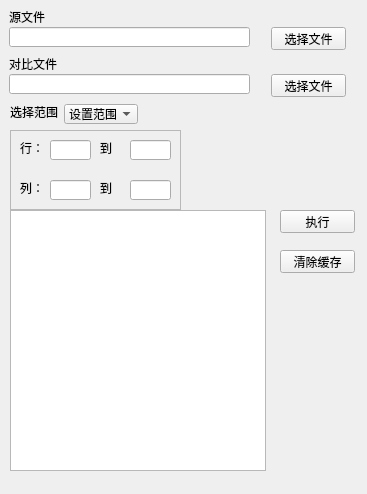
<?xml version="1.0" encoding="UTF-8"?>
<ui version="4.0">
 <class>Form</class>
 <widget class="QWidget" name="Form">
  <property name="enabled">
   <bool>true</bool>
  </property>
  <property name="geometry">
   <rect>
    <x>0</x>
    <y>0</y>
    <width>367</width>
    <height>494</height>
   </rect>
  </property>
  <property name="minimumSize">
   <size>
    <width>367</width>
    <height>494</height>
   </size>
  </property>
  <property name="maximumSize">
   <size>
    <width>367</width>
    <height>494</height>
   </size>
  </property>
  <property name="windowTitle">
   <string>比较Excel工具</string>
  </property>
  <property name="inputMethodHints">
   <set>Qt::ImhNone</set>
  </property>
  <widget class="QLineEdit" name="lineEdit">
   <property name="geometry">
    <rect>
     <x>9</x>
     <y>27</y>
     <width>241</width>
     <height>20</height>
    </rect>
   </property>
  </widget>
  <widget class="QLineEdit" name="lineEdit_2">
   <property name="geometry">
    <rect>
     <x>9</x>
     <y>74</y>
     <width>241</width>
     <height>20</height>
    </rect>
   </property>
  </widget>
  <widget class="QTextBrowser" name="textBrowser">
   <property name="geometry">
    <rect>
     <x>10</x>
     <y>210</y>
     <width>256</width>
     <height>261</height>
    </rect>
   </property>
  </widget>
  <widget class="QPushButton" name="pushButton">
   <property name="geometry">
    <rect>
     <x>271</x>
     <y>27</y>
     <width>75</width>
     <height>23</height>
    </rect>
   </property>
   <property name="text">
    <string>选择文件</string>
   </property>
  </widget>
  <widget class="QPushButton" name="pushButton_2">
   <property name="geometry">
    <rect>
     <x>271</x>
     <y>74</y>
     <width>75</width>
     <height>23</height>
    </rect>
   </property>
   <property name="text">
    <string>选择文件</string>
   </property>
  </widget>
  <widget class="QLabel" name="label">
   <property name="geometry">
    <rect>
     <x>9</x>
     <y>56</y>
     <width>48</width>
     <height>16</height>
    </rect>
   </property>
   <property name="text">
    <string>对比文件</string>
   </property>
  </widget>
  <widget class="QLabel" name="label_2">
   <property name="geometry">
    <rect>
     <x>9</x>
     <y>9</y>
     <width>36</width>
     <height>16</height>
    </rect>
   </property>
   <property name="text">
    <string>源文件</string>
   </property>
  </widget>
  <widget class="QPushButton" name="pushButton_3">
   <property name="geometry">
    <rect>
     <x>280</x>
     <y>210</y>
     <width>75</width>
     <height>23</height>
    </rect>
   </property>
   <property name="text">
    <string>执行</string>
   </property>
  </widget>
  <widget class="QComboBox" name="comboBox">
   <property name="geometry">
    <rect>
     <x>64</x>
     <y>104</y>
     <width>74</width>
     <height>20</height>
    </rect>
   </property>
   <item>
    <property name="text">
     <string>设置范围</string>
    </property>
   </item>
   <item>
    <property name="text">
     <string>不设置</string>
    </property>
   </item>
  </widget>
  <widget class="QLabel" name="label_7">
   <property name="geometry">
    <rect>
     <x>10</x>
     <y>104</y>
     <width>48</width>
     <height>16</height>
    </rect>
   </property>
   <property name="text">
    <string>选择范围</string>
   </property>
  </widget>
  <widget class="QFrame" name="frame">
   <property name="enabled">
    <bool>true</bool>
   </property>
   <property name="geometry">
    <rect>
     <x>10</x>
     <y>130</y>
     <width>171</width>
     <height>80</height>
    </rect>
   </property>
   <property name="inputMethodHints">
    <set>Qt::ImhNone</set>
   </property>
   <property name="frameShape">
    <enum>QFrame::StyledPanel</enum>
   </property>
   <property name="frameShadow">
    <enum>QFrame::Raised</enum>
   </property>
   <widget class="QLineEdit" name="lineEdit_3">
    <property name="enabled">
     <bool>true</bool>
    </property>
    <property name="geometry">
     <rect>
      <x>120</x>
      <y>10</y>
      <width>41</width>
      <height>20</height>
     </rect>
    </property>
   </widget>
   <widget class="QLineEdit" name="lineEdit_5">
    <property name="geometry">
     <rect>
      <x>120</x>
      <y>50</y>
      <width>41</width>
      <height>20</height>
     </rect>
    </property>
   </widget>
   <widget class="QLabel" name="label_5">
    <property name="geometry">
     <rect>
      <x>90</x>
      <y>10</y>
      <width>16</width>
      <height>16</height>
     </rect>
    </property>
    <property name="text">
     <string>到</string>
    </property>
   </widget>
   <widget class="QLabel" name="label_6">
    <property name="geometry">
     <rect>
      <x>90</x>
      <y>50</y>
      <width>16</width>
      <height>16</height>
     </rect>
    </property>
    <property name="text">
     <string>到</string>
    </property>
   </widget>
   <widget class="QLineEdit" name="lineEdit_6">
    <property name="geometry">
     <rect>
      <x>40</x>
      <y>50</y>
      <width>41</width>
      <height>20</height>
     </rect>
    </property>
   </widget>
   <widget class="QLineEdit" name="lineEdit_4">
    <property name="geometry">
     <rect>
      <x>40</x>
      <y>10</y>
      <width>41</width>
      <height>20</height>
     </rect>
    </property>
   </widget>
   <widget class="QLabel" name="label_4">
    <property name="geometry">
     <rect>
      <x>10</x>
      <y>50</y>
      <width>24</width>
      <height>16</height>
     </rect>
    </property>
    <property name="text">
     <string>列：</string>
    </property>
   </widget>
   <widget class="QLabel" name="label_3">
    <property name="geometry">
     <rect>
      <x>10</x>
      <y>10</y>
      <width>24</width>
      <height>16</height>
     </rect>
    </property>
    <property name="text">
     <string>行：</string>
    </property>
   </widget>
  </widget>
  <widget class="QPushButton" name="pushButton_4">
   <property name="geometry">
    <rect>
     <x>280</x>
     <y>250</y>
     <width>75</width>
     <height>23</height>
    </rect>
   </property>
   <property name="text">
    <string>清除缓存</string>
   </property>
  </widget>
 </widget>
 <resources/>
 <connections>
  <connection>
   <sender>comboBox</sender>
   <signal>activated(int)</signal>
   <receiver>Form</receiver>
   <slot>select_method()</slot>
   <hints>
    <hint type="sourcelabel">
     <x>105</x>
     <y>112</y>
    </hint>
    <hint type="destinationlabel">
     <x>210</x>
     <y>114</y>
    </hint>
   </hints>
  </connection>
  <connection>
   <sender>pushButton</sender>
   <signal>clicked()</signal>
   <receiver>Form</receiver>
   <slot>select_expect()</slot>
   <hints>
    <hint type="sourcelabel">
     <x>301</x>
     <y>35</y>
    </hint>
    <hint type="destinationlabel">
     <x>359</x>
     <y>57</y>
    </hint>
   </hints>
  </connection>
  <connection>
   <sender>pushButton_2</sender>
   <signal>clicked()</signal>
   <receiver>Form</receiver>
   <slot>select_actual()</slot>
   <hints>
    <hint type="sourcelabel">
     <x>325</x>
     <y>88</y>
    </hint>
    <hint type="destinationlabel">
     <x>341</x>
     <y>124</y>
    </hint>
   </hints>
  </connection>
  <connection>
   <sender>pushButton_3</sender>
   <signal>clicked()</signal>
   <receiver>Form</receiver>
   <slot>execute_compare()</slot>
   <hints>
    <hint type="sourcelabel">
     <x>319</x>
     <y>223</y>
    </hint>
    <hint type="destinationlabel">
     <x>319</x>
     <y>252</y>
    </hint>
   </hints>
  </connection>
  <connection>
   <sender>pushButton_4</sender>
   <signal>clicked()</signal>
   <receiver>Form</receiver>
   <slot>select_clear()</slot>
   <hints>
    <hint type="sourcelabel">
     <x>346</x>
     <y>258</y>
    </hint>
    <hint type="destinationlabel">
     <x>276</x>
     <y>176</y>
    </hint>
   </hints>
  </connection>
 </connections>
 <slots>
  <slot>select_method()</slot>
  <slot>select_expect()</slot>
  <slot>select_actual()</slot>
  <slot>execute_compare()</slot>
  <slot>select_clear()</slot>
 </slots>
</ui>
